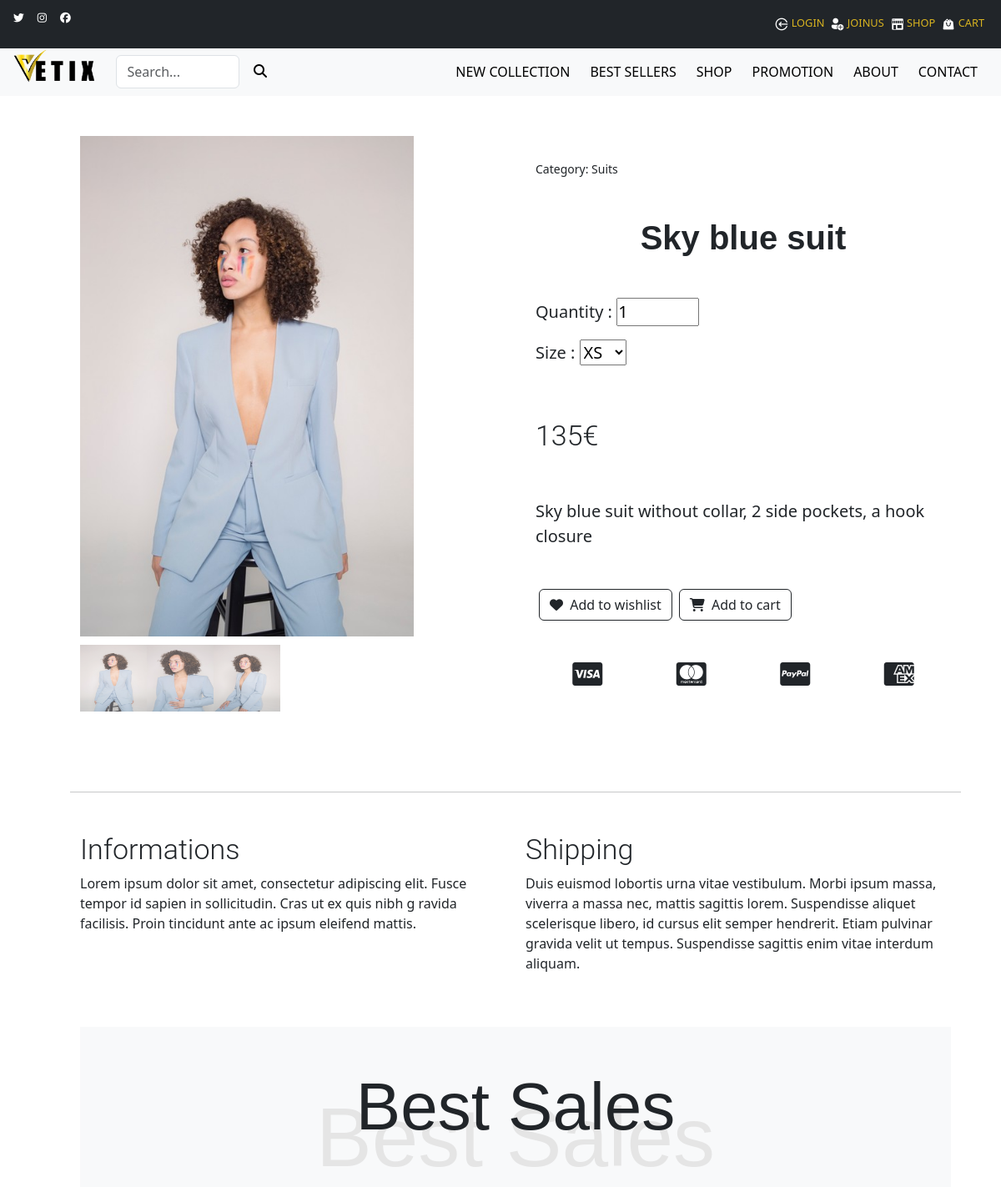
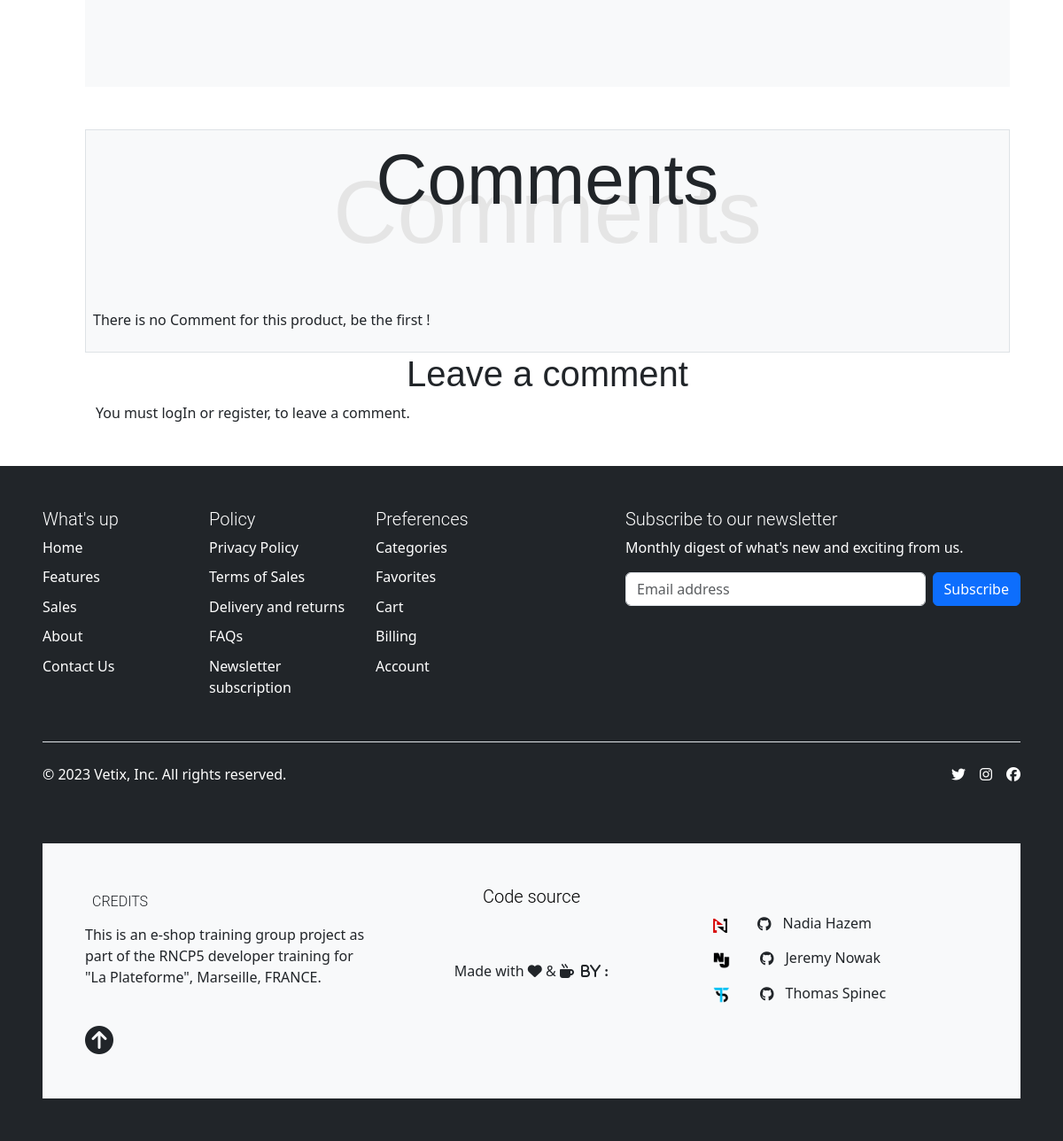
Page /product.php?id=25 on the committed database (2 pictures, top to bottom).
### tables this page shows
CREATE TABLE IF NOT EXISTS `product` (
  `id_product` int(11) NOT NULL AUTO_INCREMENT,
  `title` varchar(255) NOT NULL,
  `description` text NOT NULL,
  `image` varchar(255) NOT NULL,
  `image_1` varchar(255) NOT NULL,
  `image_2` varchar(255) NOT NULL,
  `price` int(11) NOT NULL,
  `best_sellers` tinyint(1) NOT NULL DEFAULT '0',
  `new_collection` tinyint(1) NOT NULL DEFAULT '0',
  `promotion` tinyint(1) NOT NULL DEFAULT '0',
  `promotion_percentage` int(11) DEFAULT NULL,
  PRIMARY KEY (`id_product`)
);

CREATE TABLE IF NOT EXISTS `category` (
  `id_category` int(11) NOT NULL AUTO_INCREMENT,
  `name` varchar(255) NOT NULL,
  PRIMARY KEY (`id_category`)
);

### inc/class/Model.php (called while the page is built, shortened)
<?php
abstract class Model
{
    public function __construct()
    {
        $host = 'localhost';
        $dbname = 'boutique';
        $dbUser = 'root';
        $dbPass = '';
        try {
            $this->bdd = new PDO("mysql:host=$host;dbname=$dbname;charset=utf8", $dbUser, $dbPass);
        } catch (PDOException $e) {
            echo "Erreur : " . $e->getMessage();
            die();
        }
    }
}

### inc/class/Product.php (called while the page is built, shortened)
<?php
require_once "Model.php";
class Product extends Model
{
    protected $bdd;
    protected $tablename = "product";
    public function getProductInfo($id)
    {
        $query = $this->bdd->prepare("SELECT * FROM $this->tablename WHERE id_product = :id");
        $query->execute([':id' => $id]);
        $result = $query->fetch(PDO::FETCH_ASSOC);
        return $result;
    }
    public function getCategoryName($id)
    {
        $query = $this->bdd->prepare("SELECT name FROM category INNER JOIN link_categ ON category.id_category = link_categ.id_categ WHERE link_categ.id_product = :id");
        $query->execute([':id' => $id]);
        $result = $query->fetch(PDO::FETCH_ASSOC);
        if ($result) {
            return $result['name'];
        } else {
            return 'not ok';
        }
    }
}

### inc/class/Comment.php (called while the page is built, shortened)
<?php
require_once "Model.php";
class Comment extends Model {
    protected $bdd;
    public function getComments($id)
    {
        $id = (int)$id;
        $request = "SELECT comment.*, DATE_FORMAT(comment.date, '- %d %m %Y %H:%i -') as date, user.login as author
        FROM comment
        INNER JOIN user ON comment.id_user = user.id_user
        WHERE comment.id_product = :id
        ORDER BY date DESC
        ";
        $select = $this->bdd->prepare($request);
        $select->execute([
            'id' => $id,
        ]);
        $comments = $select->fetchAll(PDO::FETCH_ASSOC);
        if (!$comments) {
            return null;
        } else {
            return $comments;
        }
    }
}

### inc/class/User.php (called while the page is built, shortened)
<?php
require_once 'Model.php';
class User extends Model
{
    public function isLogged()
    {
        if (isset($_SESSION['user'])) {
            return true;
        } else {
            return false;
        }
    }
}

### product.php (the view, shortened to what this page needs)
<!DOCTYPE html>
<html lang="fr">
<head>
    <link rel="stylesheet" href="inc/css/style.css">
    <link rel="stylesheet" href="https://cdn.jsdelivr.net/npm/bootstrap@5.3.0-alpha3/dist/css/bootstrap.min.css">
</head>
<body>
    <?php include 'inc/header.php'; ?>
    <main class="container px-5 px-lg-5 mx-5 my-5">
        <?php
        $id = $_GET['id'];
        $product_info = $product->getProductInfo($id);
        $category = $product->getCategoryName($id);
        ?>
        <div class="row gx-4 gx-lg-5 align-items-center">
            <div class="col-md-6">
                <img class="product_img" src="inc/img/shop/<?= $product_info['image'] ?>" alt="<?= $product_info['title'] ?> ">
                <div class="thumbnails">
                    <img class="thumbnail" src="inc/img/shop/<?= $product_info['image'] ?>" data-full-image="inc/img/shop/<?= $product_info['image'] ?>">
                    <?php
                    if ($product_info['image_1'] != "") { ?>
                        <img class="thumbnail" src="inc/img/shop/<?= $product_info['image_1'] ?>" data-full-image="inc/img/shop/<?= $product_info['image_1'] ?>">
                    <?php }
                    if ($product_info['image_2'] != "") { ?>
                        <img class="thumbnail" src="inc/img/shop/<?= $product_info['image_2'] ?>" data-full-image="inc/img/shop/<?= $product_info['image_2'] ?>">
                    <?php }
                    else { ?>
                        <img class="thumbnail" src="inc/img/shop/default.png" data-full-image="inc/img/shop/<?= $product_info['image'] ?>">
                    <?php } ?>
                </div>
            </div>
            <div class="col-md-6">
                <div class="small mb-5">Category: <?php echo $category; ?></div>
                <h2 class="display-5 fw-bolder my-5"><?php echo $product_info['title'] ?></h2>
                <div class="fs-5 mb-5">
                    <p class="">Quantity :
                    <input type="number" name="quantity" id="quantity" min="1" max="10" value="1"></p>
                    <p class="">Size :
                        <select name="size" id="size">
                            <option value="XS">XS</option>
                        </select></p>
                    <h3 class="py-5"><?php echo $product_info['price']; ?>€</h3>
                    <p class="lead"><?php echo $product_info['description'] ?></p>
                </div>
                <div class="d-flex mb-5">
                    <button id="add_to_wishlist" class="btn btn-outline-dark flex-shrink-0 mx-1" type="button">
                        <i class="fas fa-heart me-1"></i>
                        Add to wishlist
                    <button id="add_to_cart" class="btn btn-outline-dark flex-shrink-0 mx-1" type="button">
                        <i class="fas fa-shopping-cart me-1"></i>
                        Add to cart
                    </button>
                </div>
                <div class="d-flex mt-5 justify-content-around">
                    <i class="fab fa-2x fa-cc-visa"></i>
                    <i class="fab fa-2x fa-cc-mastercard"></i>
                    <i class="fab fa-2x fa-cc-paypal"></i>
                    <i class="fab fa-2x fa-cc-amex"></i>
                </div>
            </div>
        </div>
        <div class="row my-5">
            <hr class="my-5">
            <div class="col-md-6">
                <h3>Informations</h3>
                <p>Lorem ipsum dolor sit amet, consectetur adipiscing elit.
                Fusce tempor id sapien in sollicitudin. Cras ut ex quis nibh g
                ravida facilisis. Proin tincidunt ante ac ipsum eleifend mattis.</p>
            </div>
            <div class="col-md-6">
                <h3>Shipping</h3>
                <p>Duis euismod lobortis urna vitae vestibulum. Morbi ipsum massa, viverra a massa nec, mattis sagittis lorem. Suspendisse aliquet scelerisque libero, id cursus elit semper hendrerit. Etiam pulvinar gravida velit ut tempus. Suspendisse sagittis enim vitae interdum aliquam.</p>
            </div>
        </div>
        <section class="bg-light my-5 py-5">
            <h1>Best Sales</h1>
            <h1 class="ter">Best Sales</h1>
        </section>
        <?php $comment = new Comment(); ?>
        <section class="container bg-light border radius p-2">
            <h1>Comments</h1>
            <h1 class="ter">Comments</h1>
            <?php
            $id = $_GET['id'];
            $id = (int)$id;
            if (!is_int($id)) {
                echo "Error: id should be an integer";
            } else {
                $comments = $comment->getComments($id);
                if ($comments !== null) {
                    foreach ($comments as $c) :
                        $id = $c['id_product'];
                        $login = $c['author'];
                        $date = $c['date'];
                        $commentary = $c['comment'];
                        $subject = $c['subject'];
                        ?>
                        <div class="comment">
                            <h3><?= $subject ?></h3>
                            <small class="comment-meta">Publié le <?= $date ?> par <?= $login?></small>
                            <p><?= $commentary ?></p>
                            <hr>
                        </div>
                        <?php
                    endforeach;
                } else {
                    echo '<p>There is no Comment for this product, be the first !</p>';
                }
            }
            ?>
        </section>
        <section class="container">
            <h2>Leave a comment</h2>
            <?php
            if (!$user->isLogged()) {
                echo '<p>You must logIn or register, to leave a comment.</p>';
            }
            ?>
        </section>
    </main>
    <?php include 'inc/footer.php'; ?>
</body>
</html>

### inc/css/style.css (style rules this page uses)
* { box-sizing: border-box; margin: 0; padding: 0; }
body { font-family: 'Open Sans', sans-serif; background-color: #fff; overflow-x : hidden; }
main { margin-top: 5%!important; width: 100%; min-height: 100vh; }
.container { width: 80%; margin: 0 auto; padding: 0; }
h1 { position: relative; font-family: 'Montserrat', sans-serif; font-size: 80px!important; font-weight: 300!important; text-align: center; z-index: 2!important; }
h1.ter { font-size: 100px!important; font-weight: 300!important; text-align: center; color: #E5E5E5; margin: -80px 0 50px 0; z-index: 1!important; }
h2 { font-family: 'Montserrat', sans-serif; font-size: 40px!important; font-weight: 300!important; text-align: center; margin: 0 0 20px 0; }
h3 { font-family: 'Roboto', sans-serif; font-size: 34px!important; font-weight: 300!important; text-align: left!important; margin: 0 0 20px 0; }
.product_img { width: 100%; max-width: 400px; height: auto; margin: 0 auto; }
.thumbnails { display: flex; justify-content: flex-start; margin-top: 10px; }
.thumbnail { width: 80px; height: 80px; cursor: pointer; opacity: 0.7; transition: opacity 0.2s ease-in-out; }

### rows in the picture
product: image (picture), image_1 (picture), image_2 (picture), title "Sky blue suit", price "135", description "Sky blue suit without collar, 2 side pockets, a hook closure"
category: name "Suits"
